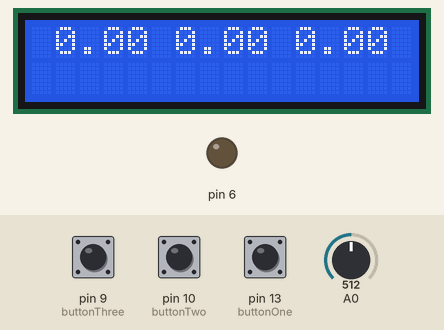
Simulated run of this sketch. Board: Arduino Uno, built with avr-gcc and run on an emulated ATmega328P. On the bench: 16×2 character LCD, output pins drawn as LEDs (lit = HIGH). Inputs (shaded band) come from the test bench; at power-on: pin 13 (buttonOne) HIGH, A0 = 512, pin 9 (buttonThree) HIGH, pin 10 (buttonTwo) HIGH.

Above: at 1.2 s.
1.3 s: pin 13 (buttonOne) pulled LOW for 3.2 s
At 5.3 s:
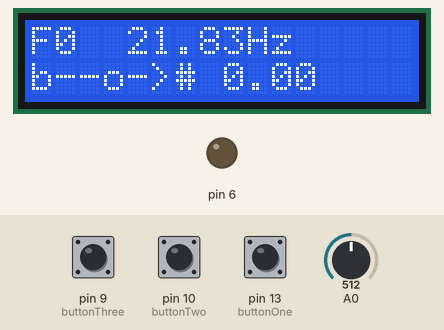
6.0 s: pin 13 (buttonOne) pulled LOW for 0.15 s
At 6.8 s:
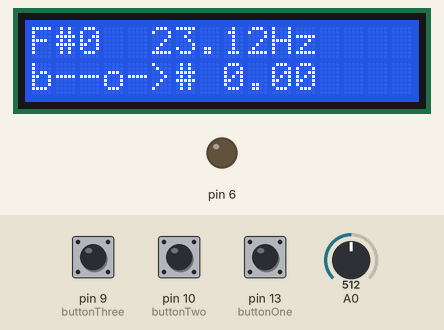
7.6 s: pin 13 (buttonOne) pulled LOW for 1 s
At 9.2 s:
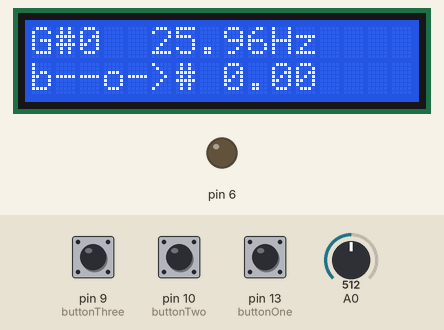
10.1 s: A0 set to 716
At 10.36 s:
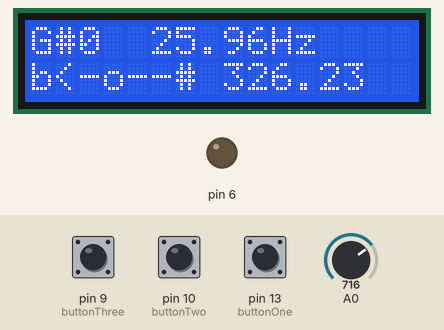
12.0 s: pin 13 (buttonOne) pulled LOW for 3.2 s
At 15.6 s:
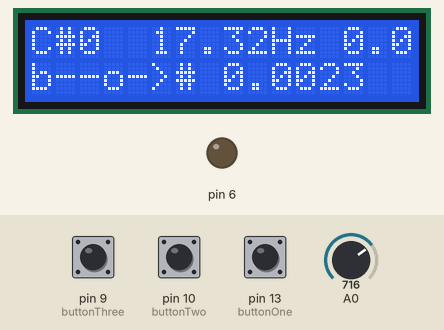
16.7 s: pin 13 (buttonOne) pulled LOW for 0.15 s
At 18.1 s:
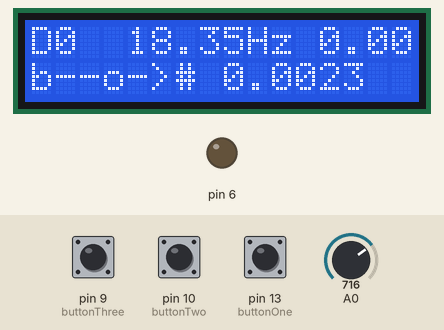
Timing chart, 0 to 19.7 s (numbered marks = the images above; inputs shaded):
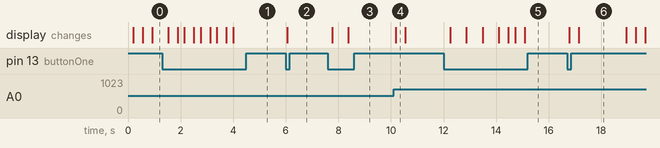

The sketch:

Carmichael_Final.ino
```cpp
#include <arduinoFFT.h>
#include <LiquidCrystal.h>
//#define SAMPLES 128             //SAMPLES-pt FFT. Must be a base 2 number. Max 128 for Arduino Uno.
//128 causes problems
#define SAMPLES 64             //SAMPLES-pt FFT. Must be a base 2 number. Max 128 for Arduino Uno.
                               //128 causes memory issues, samples lowered to 64
#define SAMPLING_FREQUENCY 2048 //Ts = Based on Nyquist, must be 2 times the highest expected frequency.
LiquidCrystal lcd(12, 11, 5, 4, 3, 2);
int buttonOne = 13;
int buttonTwo = 10;
int buttonThree = 9;
int contrast = 0;

arduinoFFT FFT = arduinoFFT();

unsigned int samplingPeriod;
unsigned long microSeconds;

double vReal[SAMPLES]; //create vector of size SAMPLES to hold real values
double vImag[SAMPLES]; //create vector of size SAMPLES to hold imaginary values

//Octave and Note Matrix, variables for tracking
int note = 0;
int octave = 0;
String noteArray[12] = {"C","C#","D","D#","E","F","F#","G","G#","A","A#","B"};
//Octaves are just 0-8, so an array isn't needed
float frequencyMatrix [12][10] = {
{16.35, 32.70, 65.41, 130.81, 261.63, 523.25, 1046.50, 2093.00, 4186.01},
{17.32, 34.65, 69.30, 138.59, 277.18, 554.37, 1108.73, 2217.46, 4434.92},
{18.35, 36.71, 73.42, 146.83, 293.66, 587.33, 1174.66, 2349.32, 4698.64},
{19.45, 38.89, 77.78, 155.56, 311.13, 622.25, 1244.51, 2489.02, 4978.03},
{20.60, 41.20, 82.41, 164.81, 329,63, 659.26, 1318.51, 2637.02, 5274.01},
{21.83, 43.65, 87.31, 174.61, 349.23, 698.46, 1396.91, 2793.83, 5587.67},
{23.12, 46.25, 92.50, 185.00, 369.99, 739.99, 1479.98, 2959.96, 5919.91},
{24.50, 49.00, 98.00, 196.00, 392.00, 783.99, 1567.98, 3135.96, 6271.93},
{25.96, 51.91, 103.83, 207.65, 415.30, 830.61, 1661.22, 3322.44, 6644.88},
{27.50, 22.00, 110.00, 220.00, 440.00, 880.00, 1760.00, 3520.00, 7040.00},
{29.14, 58.27, 116.54, 233.08, 466.16, 932.33, 1864.66, 3729.31, 7458.62},
{30.87, 61.87, 123.47, 246.94, 493.88, 987.77, 1975.53, 3951.07, 7902.13}

};

void setup()
{
    pinMode(buttonOne, INPUT_PULLUP);
    pinMode(buttonTwo, INPUT_PULLUP);
    pinMode(buttonThree, INPUT_PULLUP);
    Serial.begin(115200); //Baud rate for the Serial Monitor
    samplingPeriod = round(1000000*(1.0/SAMPLING_FREQUENCY)); //Period in microseconds
    analogWrite(6,contrast);
    lcd.begin(16,2);
}

void loop()
{

   int buttonOneValue = digitalRead(buttonOne);
   int buttonTwoValue = digitalRead(buttonTwo);
   int buttonThreeValue = digitalRead(buttonThree);
   if (buttonOneValue == LOW){
      changeNote();
   } else if(buttonThreeValue == LOW){
      changeOctave();
   }

        checkFrequency();

}

void checkFrequency(){
  /*Sample SAMPLES times*/
    for(int i=0; i<SAMPLES; i++)
    {
        microSeconds = micros();    //Returns the number of microseconds since the Arduino board began running the current script.

        vReal[i] = analogRead(0); //Reads the value from analog pin 0 (A0), quantize it and save it as a real term.
        vImag[i] = 0; //Makes imaginary term 0 always

        /*remaining wait time between samples if necessary*/
        while(micros() < (microSeconds + samplingPeriod))
        {
          //do nothing
        }
    }

    /*Perform FFT on samples*/
    FFT.Windowing(vReal, SAMPLES, FFT_WIN_TYP_HAMMING, FFT_FORWARD);
    FFT.Compute(vReal, vImag, SAMPLES, FFT_FORWARD);
    FFT.ComplexToMagnitude(vReal, vImag, SAMPLES);

    /*Find peak frequency and print peak*/
    double peak = FFT.MajorPeak(vReal, SAMPLES, SAMPLING_FREQUENCY);


    //show proximity to correct frequency
    if(peak - frequencyMatrix[note][octave] > 20){lcd.setCursor(0,1);  lcd.print("b<-o--#");
      if(peak - frequencyMatrix[note][octave] < 10){lcd.setCursor(0,1);  lcd.print("b|-o--#");
        if(peak - frequencyMatrix[note][octave] < 5){lcd.setCursor(0,1); lcd.print("b-|o--#");
           if(peak - frequencyMatrix[note][octave] < 1.5){lcd.setCursor(0,1);  lcd.print("b--O--#");
           }
        }
      }
   }


    if(peak - frequencyMatrix[note][octave] < -20){lcd.setCursor(0,1);  lcd.print("b--o->#");
      if(peak - frequencyMatrix[note][octave] > -10){lcd.setCursor(0,1);  lcd.print("b--o-|#");
        if(peak - frequencyMatrix[note][octave] > -5){lcd.setCursor(0,1); lcd.print("b--o|-#");
           if(peak - frequencyMatrix[note][octave] > -1.5){lcd.setCursor(0,1);  lcd.print("b--O--#");
           }
        }
      }
   }


    //print actual frequency
    lcd.print(" " + String(peak));
    delay(250);

}

void changeNote(){
//Target Frequency
if(note >= 11){note = 0;} else {
      note++;
}
    lcd.setCursor(0,0);
    lcd.print("                ");
    lcd.setCursor(0,0);
    lcd.print(String(noteArray[note]) + String(octave) + "  " + String(frequencyMatrix[note][octave]) + "Hz");
  delay(250);
}

void changeOctave(){
if(octave >= 8){octave = 0;} else {
      octave++;
}
  lcd.setCursor(0,0);
  lcd.print("                ");
  lcd.setCursor(0,0);
  lcd.print(String(noteArray[note]) + String(octave) + "  " + String(frequencyMatrix[note][octave]) + "Hz");
  delay(250);
}
```

Measured:
- after the input at 1.3 s, the display: first changes after 0.23 s (image 1 shows a later state)
- after the input at 6.0 s, the display: changes after 0.06 s (image 2)
- after the input at 7.6 s, the display: first changes after 0.16 s (image 3 shows a later state)
- after the input at 10.1 s, the display: changes after 0.09 s (image 4)
- after the input at 12.0 s, the display: first changes after 0.25 s (image 5 shows a later state)
- after the input at 16.7 s, the display: first changes after 0.08 s (image 6 shows a later state)
- what the display in image 6 shows lasts 1.8 s, from 17.1 s to 18.9 s
